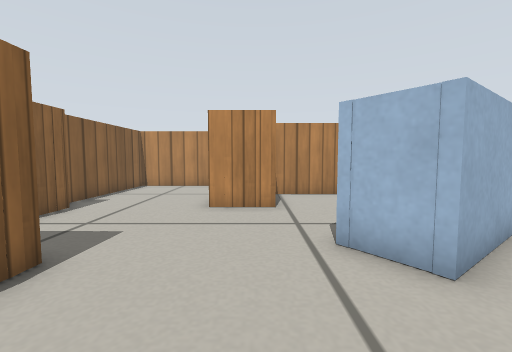
view 1 (above)

15 first-person views from a walk through a robot-simulator world made for Gazebo. The camera is 0.31 m above the floor, tilts 4° down and sees 90° across. The floor is counted in squares, 0.2 m on a side. Each view is taken from the middle of a square. On the plan, view 1 faces up. The plan holds only what a view shows up to about 14 squares ahead; the rest is blank. Simple patterns stand in for the simulator's built-in surfaces.

view 2
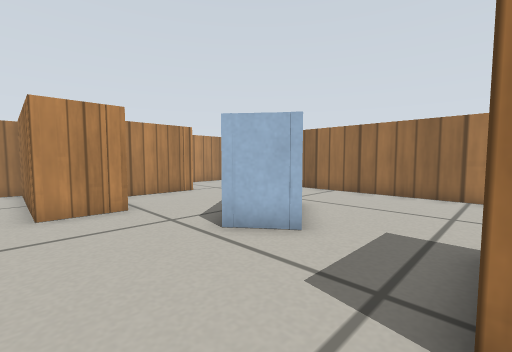

view 3
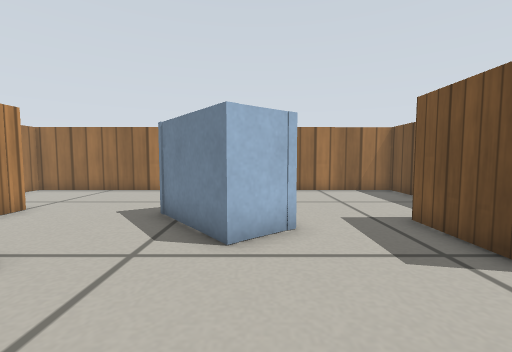

view 4
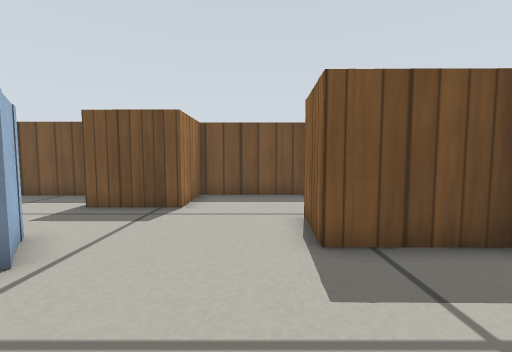

view 5
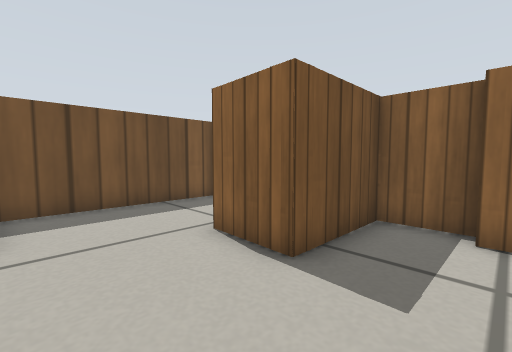

view 6
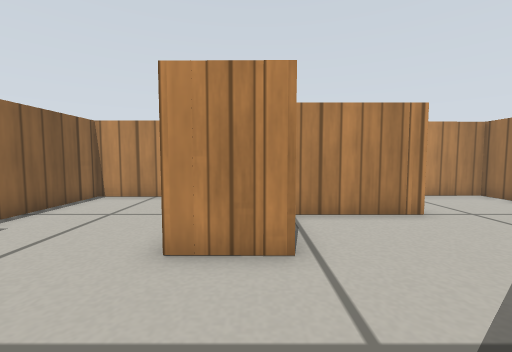

view 7
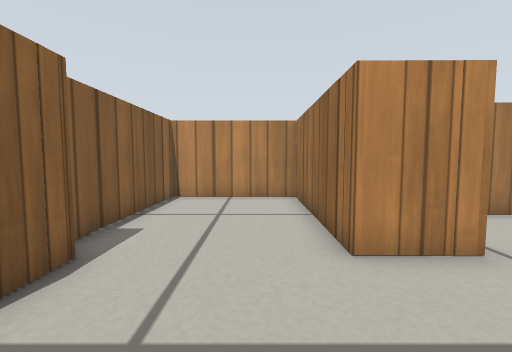

view 8
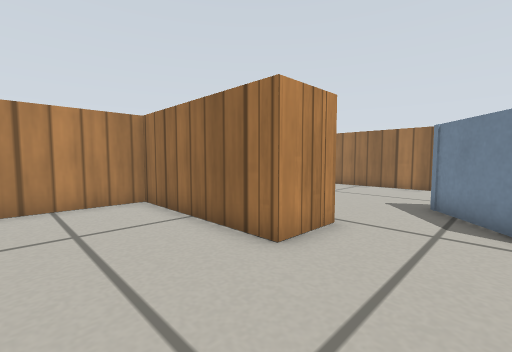

view 9
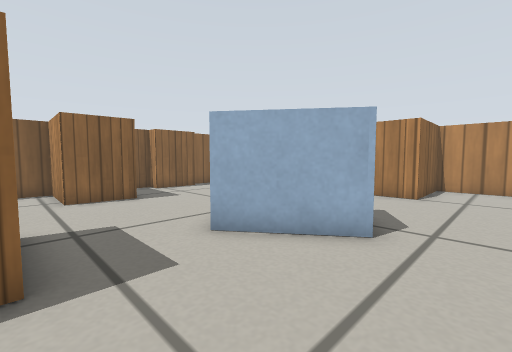

view 10
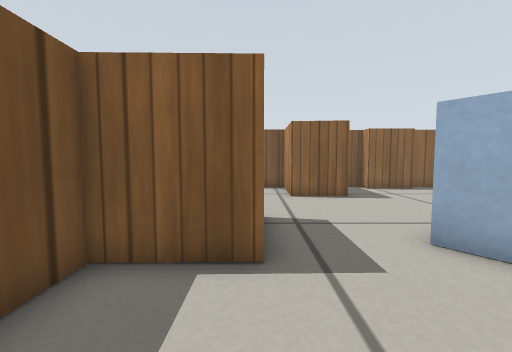

view 11
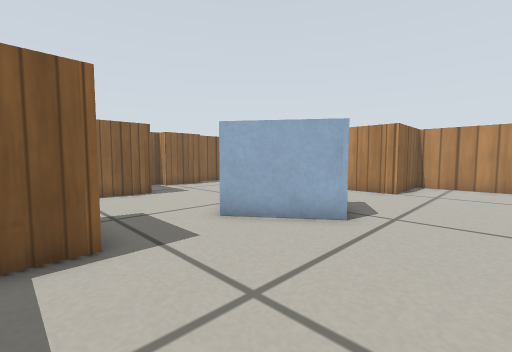

view 12
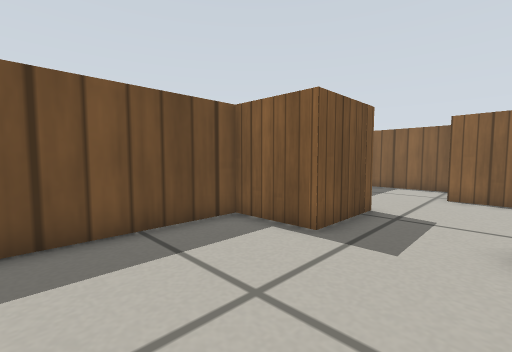

view 13
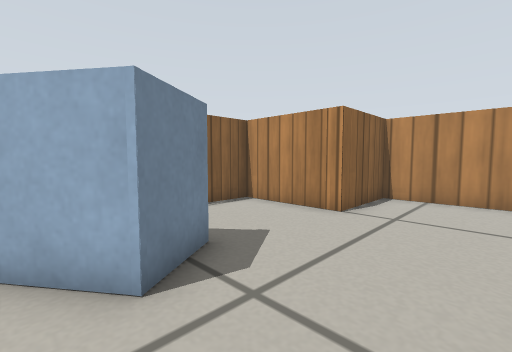

view 14
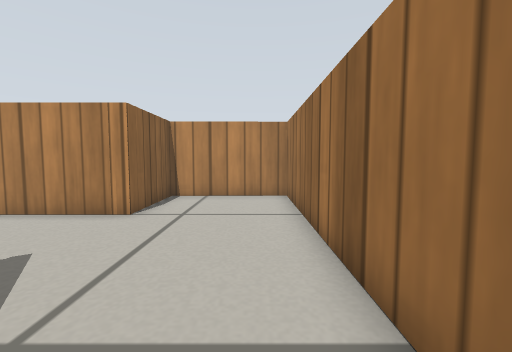

view 15
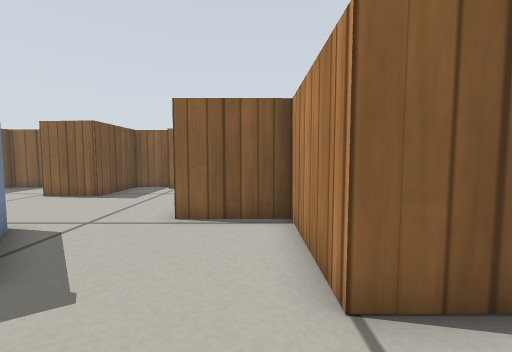

### Floor plan
Points are (right, up) in squares from view 1. A wall is a line through its corners. A room is listed if a view was taken in it or the views show most of it. See-through windows are left out.
Room 1 (views 1, 2, 3, 4, 5, 6, 7, 8, 9, 10, 11, 12, 13, 14, 15)
walls: (1.5, 4.5) (4.1, 6.6) (5.2, 5) (2.5, 3.1) (1.5, 4.5); (-5.8, 8) (-5.8, 5.6) (-6.5, 5.6) (-6.5, 3.7) (-3.1, 3.7) (-3.3, 1.4) (-6.3, 1.5) (-6.3, -2.7) (0.3, -2.6) (0.3, 0.1) (3.3, 0.1) (3.3, -2.5) (9.3, -2.5) (9.3, 14.5) (4.6, 14.4) (4.6, 10.9) (0.6, 10.9) (0.6, 7.9) (-1.5, 8) (-1.4, 14.2) (-6.3, 14.1) (-6.4, 8.1)

Where each view was taken, in squares from view 1:
view 1: 0 up, 0 right, facing up
view 2: 0 up, 2 left, facing up-right
view 3: 4 up, 3 left, facing right
view 4: 8 up, 2 left, facing down
view 5: 6 up, 0 right, facing down-left
view 6: 4 up, 0 right, facing up
view 7: 4 up, 3 left, facing up
view 8: 5 up, 5 left, facing up-right
view 9: 0 up, 7 right, facing up-left
view 10: 0 up, 7 right, facing left
view 11: 1 down, 8 right, facing up-left
view 12: 3 up, 8 right, facing down-left
view 13: 4 up, 8 right, facing up-left
view 14: 4 up, 8 right, facing up
view 15: 10 up, 7 right, facing left
